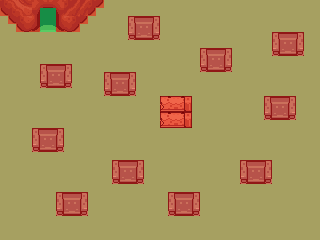

The image is a tile-based game level rendered from a .tmx file. Its description and source (layers, tilesets, objects; grid data summarised) follow:
An orthogonal 40x30 tile map with 8x8 px tiles, 2 tile layers (background, meta), 2 tilesets and 1 object (doorway).

<map version="1.0" orientation="orthogonal" renderorder="right-down" width="40" height="30" tilewidth="8" tileheight="8" nextobjectid="6">
 <properties>
  <property name="name" value="overworld" />
 </properties>
 <tileset firstgid="1" name="overworld" tilewidth="8" tileheight="8" tilecount="8645">
  <image source="overworld.png" width="760" height="728" />
 </tileset>
 <tileset firstgid="8646" name="meta" tilewidth="8" tileheight="8" tilecount="1369">
  <image source="meta.png" width="300" height="300" />
  <tile id="0">
   <properties>
    <property name="collidable" value="true" />
   </properties>
  </tile>
  <tile id="1">
   <properties>
    <property name="collectable" value="true" />
   </properties>
  </tile>
  <tile id="2">
   <properties>
    <property name="transitional" value="true" />
   </properties>
  </tile>
 </tileset>
 <layer name="background" width="40" height="30">
  <data>[1200 cells, 1200 non-empty, 59 distinct tile ids]</data>
 </layer>
 <layer name="meta" width="40" height="30">
  <properties>
   <property name="music_ambient" value="res/music/overworld.ogg" />
   <property name="spawnX" value="44" />
   <property name="spawnY" value="180" />
  </properties>
  <data>[1200 cells, 191 non-empty, 2 distinct tile ids]</data>
 </layer>
 <objectgroup name="objects">
  <object id="2" name="cave_entrance" type="doorway" x="40" y="8" width="16" height="23.8659">
   <properties>
    <property name="destination" value="cave" />
    <property name="sound" value="res/sound/cave_enter.ogg" />
    <property name="spawnDirection" value="up" />
    <property name="spawnX" value="164" />
    <property name="spawnY" value="20" />
   </properties>
  </object>
 </objectgroup>
</map>
